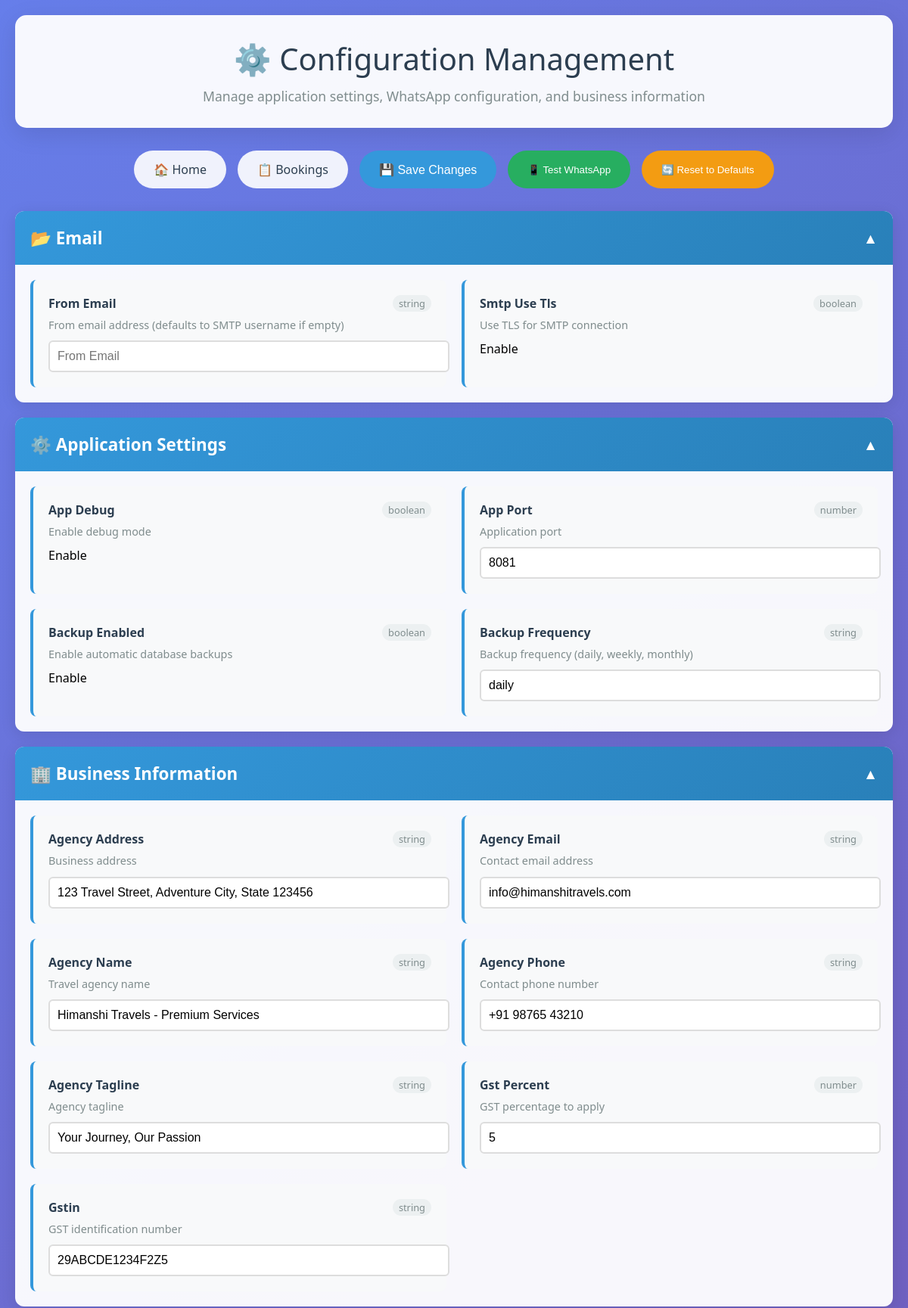
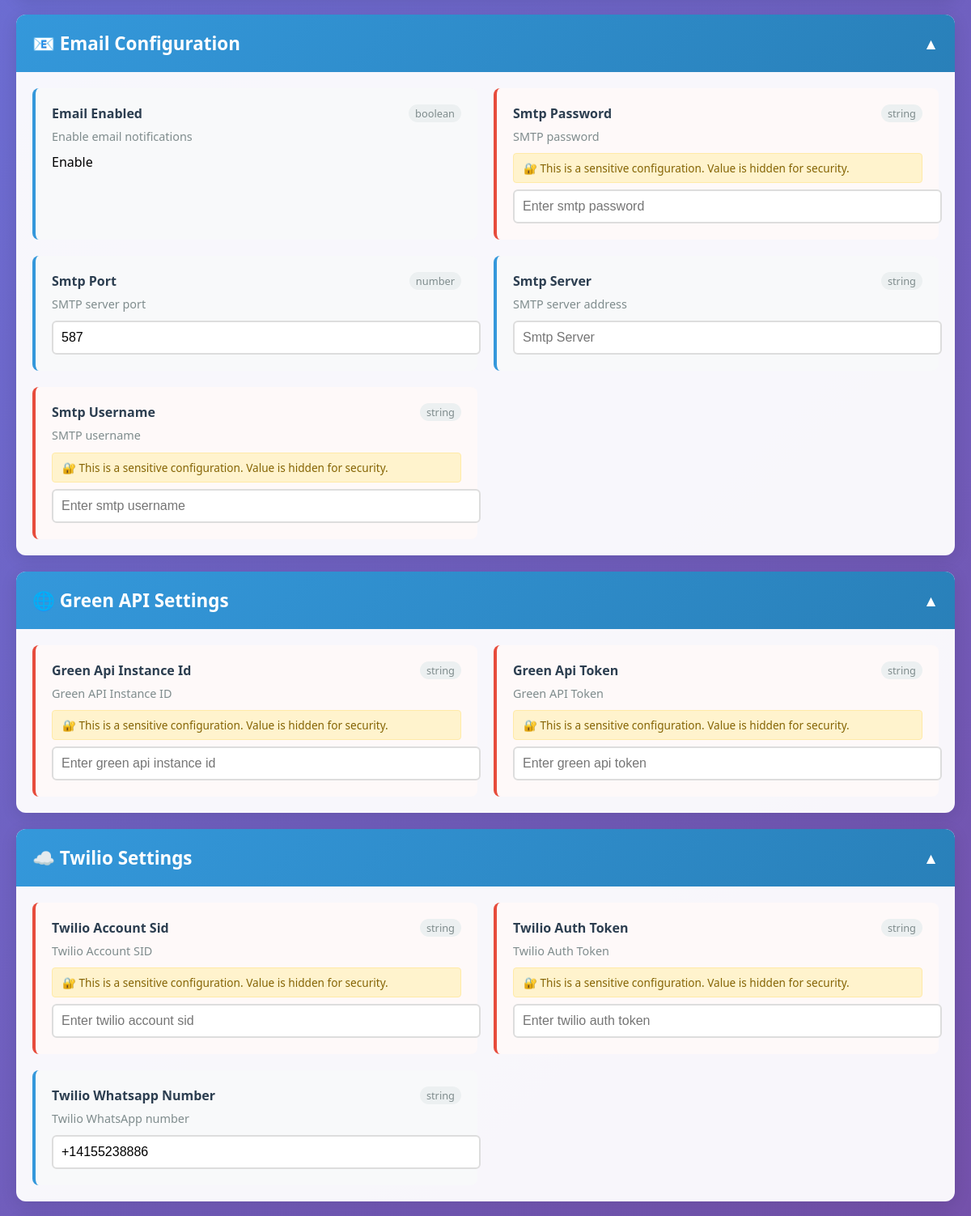
The page /config (upper part) on the database its author committed (2 pictures, top to bottom).
### tables this page shows
CREATE TABLE app_config (
            id INTEGER PRIMARY KEY AUTOINCREMENT,
            config_key TEXT UNIQUE NOT NULL,
            config_value TEXT,
            config_type TEXT DEFAULT 'string',
            category TEXT DEFAULT 'general',
            description TEXT,
            is_sensitive INTEGER DEFAULT 0,
            created_at TEXT DEFAULT CURRENT_TIMESTAMP,
            updated_at TEXT DEFAULT CURRENT_TIMESTAMP
        );

### routes.py (the view)
    @app.route('/config')
    def config_page():
        from database import get_all_config, get_config_categories
        categories = get_config_categories()
        all_config = get_all_config()
        configs_by_category = {}
        for config in all_config:
            category = config['category']
            if category not in configs_by_category:
                configs_by_category[category] = []
            configs_by_category[category].append(config)
        return render_template('config.html',
                             categories=categories,
                             configs_by_category=configs_by_category)

### database.py (called while the page is built)
def get_db_connection():
    con = sqlite3.connect(DATABASE_FILE)
    con.row_factory = sqlite3.Row
    return con

def get_all_config(category: str = None) -> List[Dict[str, Any]]:
    with get_db_connection() as con:
        cur = con.cursor()
        if category:
            cur.execute("""SELECT config_key, config_value, config_type, category,
                                 description, is_sensitive, created_at, updated_at
                          FROM app_config WHERE category = ?
                          ORDER BY category, config_key""", (category,))
        else:
            cur.execute("""SELECT config_key, config_value, config_type, category,
                                 description, is_sensitive, created_at, updated_at
                          FROM app_config
                          ORDER BY category, config_key""")
        return [dict(row) for row in cur.fetchall()]

def get_config_categories() -> List[str]:
    with get_db_connection() as con:
        cur = con.cursor()
        cur.execute("SELECT DISTINCT category FROM app_config ORDER BY category")
        return [row[0] for row in cur.fetchall()]

### templates/config.html (shortened to what this page needs)
<!DOCTYPE html>
<html lang="en">
<head>
    <link rel="stylesheet" href="/static/css/notifications.css">
    <link rel="stylesheet" href="/static/css/modal.css">
</head>
<body>
    <div class="container">
        <div class="header">
            <h1>⚙️ Configuration Management</h1>
            <p>Manage application settings, WhatsApp configuration, and business information</p>
        </div>
        <div class="nav-buttons">
            <a href="/" class="nav-btn">🏠 Home</a>
            <a href="/bookings" class="nav-btn">📋 Bookings</a>
            <button onclick="saveAllConfigs()" class="nav-btn btn-primary" id="saveBtn">💾 Save Changes</button>
            <button onclick="testWhatsApp()" class="nav-btn btn-success" id="testWhatsAppBtn">📱 Test WhatsApp</button>
            <button onclick="resetToDefaults()" class="nav-btn btn-warning">🔄 Reset to Defaults</button>
        </div>
        <div id="configSections">
            {% for category in categories %}
            <div class="config-section">
                <div class="section-header" onclick="toggleSection('{{ category }}')">
                    <h2>
                        {% if category == 'business' %}🏢 Business Information
                        {% elif category == 'whatsapp' %}📱 WhatsApp Configuration
                        {% elif category == 'twilio' %}☁️ Twilio Settings
                        {% elif category == 'green_api' %}🌐 Green API Settings
                        {% elif category == 'app' %}⚙️ Application Settings
                        {% elif category == 'email' %}📧 Email Configuration
                        {% else %}📂 {{ category|title }}
                        {% endif %}
                    </h2>
                    <span class="section-toggle" id="toggle-{{ category }}">▼</span>
                </div>
                <div class="section-content" id="content-{{ category }}">
                    <div class="config-grid">
                        {% for config in configs_by_category[category] %}
                        <div class="config-item {% if config.is_sensitive %}sensitive{% endif %}">
                            <div class="config-label">
                                <span>{{ config.config_key.replace('_', ' ')|title }}</span>
                                <span class="config-type">{{ config.config_type }}</span>
                            </div>
                            {% if config.description %}
                            <div class="config-description">{{ config.description }}</div>
                            {% endif %}
                            {% if config.is_sensitive %}
                            <div class="sensitive-warning">
                                🔐 This is a sensitive configuration. Value is hidden for security.
                            </div>
                            {% endif %}
                            {% if config.config_type == 'boolean' %}
                                <label>
                                    Enable
                                </label>
                            {% else %}
                                <input type="{% if config.is_sensitive %}password{% elif config.config_type == 'number' %}number{% else %}text{% endif %}"
                                       class="config-input"
                                       data-key="{{ config.config_key }}"
                                       data-type="{{ config.config_type }}"
                                       data-category="{{ config.category }}"
                                       data-description="{{ config.description }}"
                                       data-sensitive="{{ config.is_sensitive }}"
                                       value="{% if config.is_sensitive and config.config_value %}***{% else %}{{ config.config_value }}{% endif %}"
                                       placeholder="{% if config.is_sensitive %}Enter {{ config.config_key.replace('_', ' ') }}{% else %}{{ config.config_key.replace('_', ' ')|title }}{% endif %}">
                            {% endif %}
                        </div>
                        {% endfor %}
                    </div>
                </div>
            </div>
            {% endfor %}
        </div>
    </div>
</body>
</html>

### static/css/modal.css (style rules this page uses)
.btn-primary, .btn-secondary { padding: 12px 24px; border: none; border-radius: 8px; font-size: 1em; font-weight: 600; cursor: pointer; transition: all 0.3s ease; }
.btn-primary { background: #667eea; color: white; }

### templates/config.html (style rules this page uses)
body { font-family: 'Segoe UI', Tahoma, Geneva, Verdana, sans-serif; margin: 0; padding: 0; background: linear-gradient(135deg, #667eea 0%, #764ba2 100%); min-height: 100vh; }
.container { max-width: 1200px; margin: 0 auto; padding: 20px; }
.header { background: rgba(255, 255, 255, 0.95); padding: 30px; border-radius: 15px; text-align: center; margin-bottom: 30px; box-shadow: 0 8px 32px rgba(0, 0, 0, 0.1); }
.header h1 { color: #2c3e50; margin: 0; font-size: 2.5em; font-weight: 300; }
.header p { color: #7f8c8d; margin: 10px 0 0; font-size: 1.1em; }
.nav-buttons { display: flex; gap: 15px; justify-content: center; margin-bottom: 30px; flex-wrap: wrap; }
.nav-btn { background: rgba(255, 255, 255, 0.9); color: #2c3e50; padding: 12px 24px; text-decoration: none; border-radius: 25px; font-weight: 500; transition: all 0.3s ease; border: 2px solid transparent; }
.config-section { background: rgba(255, 255, 255, 0.95); margin-bottom: 20px; border-radius: 12px; overflow: hidden; box-shadow: 0 4px 20px rgba(0, 0, 0, 0.1); }
.section-header { background: linear-gradient(135deg, #3498db, #2980b9); color: white; padding: 20px; display: flex; justify-content: space-between; align-items: center; cursor: pointer; transition: background 0.3s ease; }
.section-header h2 { margin: 0; font-size: 1.4em; text-transform: capitalize; }
.section-toggle { font-size: 1.2em; transition: transform 0.3s ease; }
.section-content { padding: 0; max-height: 0; overflow: hidden; transition: max-height 0.3s ease, padding 0.3s ease; }
.section-content.expanded { padding: 20px; max-height: 2000px; }
.config-grid { display: grid; grid-template-columns: repeat(auto-fit, minmax(400px, 1fr)); gap: 20px; }
.config-item { background: #f8f9fa; padding: 20px; border-radius: 8px; border-left: 4px solid #3498db; transition: transform 0.2s ease, box-shadow 0.2s ease; }
.config-item.sensitive { border-left-color: #e74c3c; background: #fef9f9; }
.config-label { font-weight: 600; color: #2c3e50; margin-bottom: 8px; display: flex; justify-content: space-between; align-items: center; }
.config-type { background: #ecf0f1; color: #7f8c8d; padding: 2px 8px; border-radius: 12px; font-size: 0.8em; font-weight: normal; }
.config-description { font-size: 0.9em; color: #7f8c8d; margin-bottom: 10px; line-height: 1.4; }
.config-input { width: 100%; padding: 10px; border: 2px solid #ddd; border-radius: 6px; font-size: 1em; transition: border-color 0.3s ease; }
.sensitive-warning { background: #fff3cd; color: #856404; padding: 8px 12px; border-radius: 4px; font-size: 0.85em; margin-bottom: 8px; border: 1px solid #ffeaa7; }
.btn-primary { background: #3498db; color: white; }
.btn-success { background: #27ae60; color: white; }
.btn-warning { background: #f39c12; color: white; }

### rows shown on the page
app_config: config_key.replace "From Email", config_type "string", description "From email address (defaults to SMTP username if empty)"
app_config: config_key.replace "Smtp Use Tls", config_type "boolean", description "Use TLS for SMTP connection"
app_config: config_key.replace "App Debug", config_type "boolean", description "Enable debug mode"
app_config: config_key.replace "App Port", config_type "number", description "Application port", is_sensitive+config_type+config_key "8081"
app_config: config_key.replace "Backup Enabled", config_type "boolean", description "Enable automatic database backups"
app_config: config_key.replace "Backup Frequency", config_type "string", description "Backup frequency (daily, weekly, monthly)", is_sensitive+config_type+config_key "daily"
app_config: config_key.replace "Agency Address", config_type "string", description "Business address", is_sensitive+config_type+config_key "123 Travel Street, Adventure City, State 123456"
app_config: config_key.replace "Agency Email", config_type "string", description "Contact email address", is_sensitive+config_type+config_key "info@himanshitravels.com"
app_config: config_key.replace "Agency Name", config_type "string", description "Travel agency name", is_sensitive+config_type+config_key "Himanshi Travels - Premium Services"
app_config: config_key.replace "Agency Phone", config_type "string", description "Contact phone number", is_sensitive+config_type+config_key "+91 98765 43210"
app_config: config_key.replace "Agency Tagline", config_type "string", description "Agency tagline", is_sensitive+config_type+config_key "Your Journey, Our Passion"
app_config: config_key.replace "Gst Percent", config_type "number", description "GST percentage to apply", is_sensitive+config_type+config_key "5"
app_config: config_key.replace "Gstin", config_type "string", description "GST identification number", is_sensitive+config_type+config_key "29ABCDE1234F2Z5"
app_config: config_key.replace "Email Enabled", config_type "boolean", description "Enable email notifications"
app_config: config_key.replace "Smtp Password", config_type "string", description "SMTP password", shows "🔐 This is a sensitive configuration. Value is hidden for security."
app_config: config_key.replace "Smtp Port", config_type "number", description "SMTP server port", is_sensitive+config_type+config_key "587"
app_config: config_key.replace "Smtp Server", config_type "string", description "SMTP server address"
app_config: config_key.replace "Smtp Username", config_type "string", description "SMTP username", shows "🔐 This is a sensitive configuration. Value is hidden for security."
app_config: config_key.replace "Green Api Instance Id", config_type "string", description "Green API Instance ID", shows "🔐 This is a sensitive configuration. Value is hidden for security."
app_config: config_key.replace "Green Api Token", config_type "string", description "Green API Token", shows "🔐 This is a sensitive configuration. Value is hidden for security."
app_config: config_key.replace "Twilio Account Sid", config_type "string", description "Twilio Account SID", shows "🔐 This is a sensitive configuration. Value is hidden for security."
app_config: config_key.replace "Twilio Auth Token", config_type "string", description "Twilio Auth Token", shows "🔐 This is a sensitive configuration. Value is hidden for security."
app_config: config_key.replace "Twilio Whatsapp Number", config_type "string", description "Twilio WhatsApp number", is_sensitive+config_type+config_key "+14155238886"

### other values the page prints
{{ category|title }} "Email"
